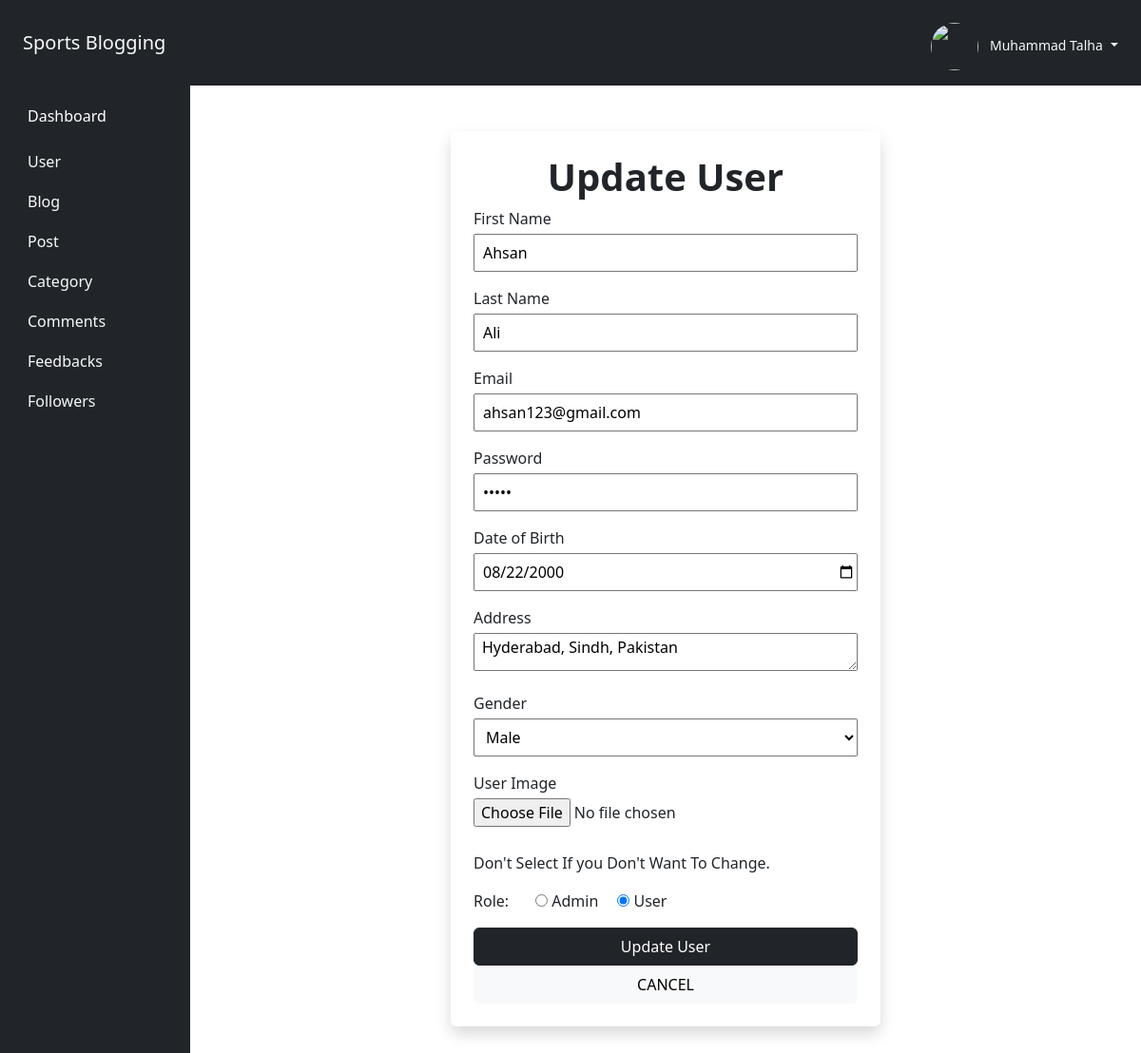
Screenshot of /Admin/add_user.php?action=edit&user_id=3 (signed in) with the database file from the repository.
### tables this page shows
CREATE TABLE `user` (
  `user_id` int(11) NOT NULL AUTO_INCREMENT,
  `role_id` int(11) DEFAULT 2,
  `first_name` varchar(50) NOT NULL,
  `last_name` varchar(50) NOT NULL,
  `email` varchar(50) DEFAULT NULL,
  `password` text NOT NULL,
  `gender` enum('Male','Female') DEFAULT NULL,
  `date_of_birth` date DEFAULT NULL,
  `user_image` text DEFAULT NULL,
  `address` text DEFAULT NULL,
  `is_approved` enum('Pending','Approved','Rejected') DEFAULT 'Pending',
  `is_active` enum('Active','InActive') DEFAULT 'InActive',
  `created_at` timestamp NOT NULL DEFAULT current_timestamp(),
  `updated_at` timestamp NULL DEFAULT NULL,
  PRIMARY KEY (`user_id`),
  UNIQUE KEY `email` (`email`),
  KEY `role_id` (`role_id`),
  CONSTRAINT `user_ibfk_1` FOREIGN KEY (`role_id`) REFERENCES `role` (`role_id`) ON DELETE CASCADE ON UPDATE CASCADE
);

### Admin/add_user.php (the view, shortened to what this page needs)
<?php
	require("admin_header.php");
        if (isset($_GET['action']) && $_GET['action'] == 'edit' && isset($_GET['user_id'])) {
            $user_id = $_GET['user_id'];
            $query = "SELECT * FROM user WHERE user_id = $user_id";
            $result = mysqli_query($connection, $query);
            $edit_data = mysqli_fetch_assoc($result);
        }
?>
	<div class="container-fluid">
		<div class="row">
				<?php
					require("admin_right_sidebar.php");
				?>
			<div class="col-sm-10 p-5 d-flex justify-content-center">
                    <div class="col-sm-6">
                    <form method="POST" action="#" class="shadow rounded p-4 bg-white" enctype="multipart/form-data">
                        <h1 class="text-center fw-bold text-dark"><?php if (isset($_GET['action']) && $_GET['action'] == 'edit') {
                                echo ($_GET['action'] == 'edit')?'Update User':'Add User';
                            }else{ echo "Add User";}?></h1>
                        <div class="row d-flex">
                            <div class="col-12">
                                <label>First Name</label>
                                <input type="text" name="first_name" value="<?= isset($edit_data['first_name']) ? $edit_data['first_name'] : ""?>" class="w-100 mb-3 mt-1 ps-2" style="height:40px;" required />
                            </div>
                        </div>
            			<div class="row d-flex">
                            <div class="col-12">
                                <label>Last Name</label>
                                <input type="text" name="last_name" value="<?= isset($edit_data['last_name']) ? $edit_data['last_name'] : ""?>" class="w-100 mb-3 mt-1 ps-2" style="height:40px;" required />
                            </div>
                        </div>
                        <div class="row d-flex">
                            <div class="col-12">
                                <label>Email</label>
                                <input type="email" name="email" value="<?= isset($edit_data['email']) ? $edit_data['email'] : ""?>" class="w-100 mb-3 mt-1 ps-2" style="height:40px;" required />
                            </div>
                        </div>
                		<div class="row d-flex">
                            <div class="col-12">
                                <label>Password</label>
                                <input type="password" name="password" value="<?= isset($edit_data['password']) ? $edit_data['password'] : ""?>" class="w-100 mb-3 mt-1 ps-2" style="height:40px;" required />
                            </div>
                        </div>
                        <div class="row d-flex">
                            <div class="col-12">
                                <label>Date of Birth</label>
                                <input type="date" name="date_of_birth" value="<?= isset($edit_data['date_of_birth']) ? $edit_data['date_of_birth'] : ""?>" class="w-100 mb-3 mt-1 ps-2" style="height:40px;" required />
                            </div>
                        </div>
                        <div class="row d-flex">
                            <div class="col-12">
                                <label>Address</label>
                                <textarea name="address" class="w-100 mb-3 mt-1 ps-2" style="height:40px;" required><?= isset($edit_data['address']) ? $edit_data['address'] : ""?></textarea>
                            </div>
                        </div>
                        <div class="row d-flex">
                            <div class="col-12">
                                <label>Gender</label>
                                <select name="gender" class="w-100 mb-3 mt-1 ps-2" style="height:40px;" required >
                                        <option value="Male" <?= ($edit_data['gender'] == 'Male') ? 'selected' : ""?>>Male</option>
                                </select>
                            </div>
                        </div>
                    	<div class="row d-flex">
                            <div class="col-12">
                                <label>User Image</label>
                                <input type="file" name="user_image" value="<?= isset($edit_data['user_image']) ? $edit_data['user_image'] : ""?>" class="w-100 mb-3 mt-1" style="height:40px;">
                                <?php if (isset($_GET['action']) && $_GET['action'] == 'edit') {
                                    ?>
                                <p>Don't Select If you Don't Want To Change.</p>
                                <?php }
                                ?>
                            </div>
                        </div>
                        <div class="row d-flex">
                            <div class="col-12 mb-3">
                                <label class="me-4">Role: </label>
                                <input type="radio" name="role" value="1" <?php if (isset($edit_data['role_id'])) {
                                    echo ($edit_data['role_id'] == '1') ? 'checked' : "";
                                }?> required ><label class="ms-1 me-3">Admin</label>
                                <input type="radio" name="role" value="2" <?php if (isset($edit_data['role_id'])) {
                                    echo ($edit_data['role_id'] == '2') ? 'checked' : "";
                                }?>><label class="ms-1">User</label>
                            </div>
                        </div>
                        <div>
                            <input type="submit" value="<?php if (isset($_GET['action']) && $_GET['action'] == 'edit') {
                                echo ($_GET['action'] == 'edit')?'Update User':'Add User';
                            }else{ echo "Add User";}?>" name="<?php if (isset($_GET['action']) && $_GET['action'] == 'edit') {
                                echo ($_GET['action'] == 'edit')?'update_user':'add_user';
                            }else{ echo "add_user";}?>" class="btn btn-dark btn-gradient w-100" style="height:40px;">
                            <input type="reset" value="CANCEL" name="cancel" class="btn btn-light btn-gradient w-100" style="height:40px;">
                        </div>
                    </form>
                </div>
		</div>
	</div>

### rows the page displays
user: first_name "Ahsan", last_name "Ali", email "ahsan123@gmail.com", date_of_birth "08/22/2000", address "Hyderabad, Sindh, Pakistan", gender "Male", role_id "☑"

### other values shown
$user_name "Muhammad Talha"
